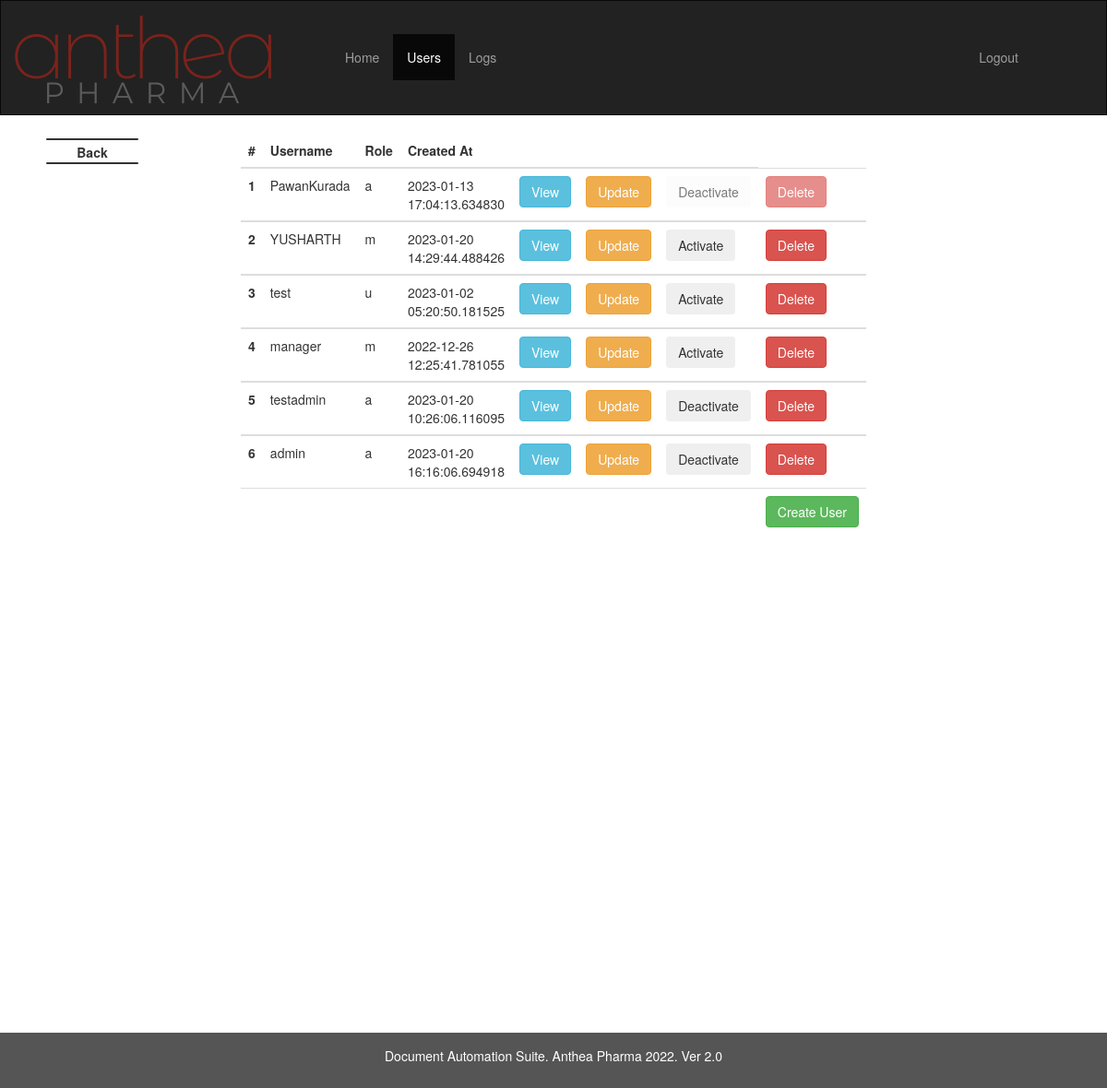
The page /data (signed in) on the database its author committed.
### imp_calc/models.py (models this page shows, shortened)
class User(db.Model, UserMixin):
    id = db.Column(db.Integer(),primary_key = True)
    is_activate = db.Column(db.Boolean, default=True)
    is_password_changed = db.Column(db.Boolean, default=False)
    username = db.Column(db.String(length=12),nullable = False, unique = True)
    role = db.Column(db.String(length=1),nullable=False)
    password_hash = db.Column(db.String(length=60),nullable = False)
    created_at = db.Column(db.DateTime, nullable = False, default= datetime.utcnow)
    logs = relationship("Logs", backref="UserLogs")
    @property
    def is_active(self):
        return self.is_activate
    @property
    def password(self):
        return self.password

### imp_calc/routes.py (the view)
@app.route('/data')
def RetrieveDataList():
    if current_user.role =='a' or current_user.role =='m':
        if current_user.role == 'a':
            users = User.query.all()
        elif current_user.role == 'm':
            users = User.query.filter(User.role.in_(['u', 'm']))
    else:
        flash(f"Please login as admin or manager to see UserManagement Section", category='danger')
        return redirect(url_for('index'))
    return render_template('datalist.html', users = users)

### imp_calc/models.py (called while the page is built)
@login_manager.user_loader
def load_user(user_id):
    return User.query.get(int(user_id))

### imp_calc/templates/datalist.html (shortened to what this page needs)
{% extends 'admin.html' %}
{% block main %}
<table class="table">
  <thead>
    <tr>
      <th scope="col">#</th>
      <th scope="col">Username</th>
      <th scope="col">Role</th>
      <th scope="col">Created At</th>
      <th scope="col"></th>
      <th scope="col"></th>
      <th scope="col"></th>
    </tr>
  </thead>
  {% for user in users %}
  <tbody>
    <tr>
      <th scope="row">{{user.id}}</th>
      <td>{{user.username}}</td>
      <td>{{user.role}}</td>
      <td>{{user.created_at}}</td>
      <td><a href="data/{{user.id}}" class="btn btn-info" tabindex="1" role="button">View</b></a></td>
      <td><a href="data/{{user.id}}/update" class="btn btn-warning" tabindex="1" role="button">Update</a></td>
      <td>
      <form action="{{url_for('deactivate', user_id=user.id)}}" method="post">
      {% if user.id == current_user.id %}
      <button type="button" class="btn btn-outline-secondary" data-toggle="modal" data-target="#statusModal{{user.username}}"disabled>
      {% else %}
      <button type="button" class="btn btn-outline-secondary" data-toggle="modal" data-target="#statusModal{{user.username}}">
      {% endif %}
      {% if user.is_activate %}Deactivate{% else %}Activate{% endif %}
      </button>
      </form>
      </td>
      <td>
      {% if user.id != current_user.id %}
        <button type="button" class="btn btn-danger" data-toggle="modal" data-target="#exampleModalCenter{{user.username}}">Delete</button>
      {% else %}
        <button type="button" class="btn btn-danger" data-toggle="modal" data-target="#exampleModalCenter{{user.username}}" disabled>Delete</button>
      {% endif %}
      </td>
    </tr>
{% endfor %}
    <tr>
      <td></td>
      <td></td>
      <td></td>
      <td></td>
      <td></td>
      <td></td>
      <td></td>
      <td><a href="{{url_for('register_page')}}" class="btn btn-success" role="button">Create User</a>
</td>
    </tr>
  </tbody>
</table>
<br>
<br>
<br>
<br>
<br>
<br>
<br>
<br>
<br>
<br>
<br>
<br>
<br>
<br>
<br>
<br>
<br>
<br>
<br>
<br>
<br>
<br>
<br>
<br>
<br>
<br>
{% endblock %}

### imp_calc/templates/admin.html (shortened to what this page needs)
{% extends 'base.html' %}
{% block nav %}
<div class="container-fluid">
  <div class="navbar-header">
    <a class="navbar-brand" href="/"><img src="{{ url_for('static', filename='img/logo.png') }}"></a>
  </div>
  <div class="collapse navbar-collapse" id="myNavbar">
    <ul class="nav navbar-nav">
      <li class="nav-item"><a href="/">Home</a></li>
      {% if current_user.role !='u' %}
      <li class="nav-item"><a href="{{ url_for('RetrieveDataList') }}">Users</a></li>
      {% endif %}
      <li class="nav-item"><a href="{{ url_for('RetrieveLogsList') }}">Logs</a></li>
   </ul>
    <ul class="nav navbar-nav navbar-right">
      {% if current_user.is_authenticated %}
      <li class="nav-item"><a href="{{ url_for('logout_page') }}">Logout</a></li>
      {% else %}
      <li class="nav-item"><a href="/">Login</a></li>
      {% endif %}
    </ul>
  </div>
</div>
<div class="backBtn">
      <span class="line tLine"></span>
      <span onclick="window.history.go(-1)" class="label" style="
  position: absolute;
  left: 0px;
  top: 5px;
  width: 100%;
  text-align: center;
  transition: all 0.4s ease;
  font-size: 1em;
  color: #333;
">Back</span>
      <span class="line bLine"></span>
  </div>
{% endblock %}

### imp_calc/templates/base.html (shortened to what this page needs)
<!DOCTYPE html>
<html lang="en">
<head>
  <link rel="stylesheet" href="https://maxcdn.bootstrapcdn.com/bootstrap/3.4.1/css/bootstrap.min.css">
  <link rel="stylesheet" href="{{ url_for('static', filename='css/admin.css') }}">
  <link rel="stylesheet" href="{{ url_for('static', filename='css/back.css') }}">
  <link rel="stylesheet" href="https://code.jquery.com/ui/1.13.1/themes/base/jquery-ui.css">
</head>
<body>
  <nav class="navbar navbar-inverse">
      {% block nav %}{% endblock %}
  </nav>
  <main>
    {% block main %}{% endblock %}
  </main>
  <footer class="container-fluid text-center fixed-bottom">
    <p>Document Automation Suite. Anthea Pharma 2022. Ver 2.0 </p>
  </footer>
</body>

### imp_calc/static/css/admin.css (style rules this page uses)
.table { position: relative; }

### imp_calc/static/css/back.css (style rules this page uses)
div.backBtn { width: 100px; left: 50px; top: 150px; background-color: #f4f4f4; transition: all 0.4s ease; position: fixed; cursor: pointer; }
span.line { bottom: auto; right: auto; top: auto; left: auto; background-color: #333; border-radius: 10px; width: 100%; left: 0px; height: 2px; display: block; position: absolute; transition: width 0.2s ease 0.1s, left 0.2s ease, transform 0.2s ease 0.3s, background-color 0.2s ease; }
span.tLine { top: 0px; }
span.bLine { top: 26px; }

### imp_calc/templates/base.html (style rules this page uses)
.navbar { margin-bottom: 0; border-radius: 0; }
.table { display: table; margin: auto; width: 50%; margin-top: 20px; margin-bottom: 20px; }
footer { background-color: #555; color: white; padding: 15px; }
.navbar { min-height: 125px; }
.navbar-nav { margin: 35.5px 50px; }

### rows shown on the page
User: id "1", username "PawanKurada", role "a", created_at "2023-01-13 17:04:13.634830", is_activate "Deactivate"
User: id "2", username "YUSHARTH", role "m", created_at "2023-01-20 14:29:44.488426", is_activate "Activate"
User: id "3", username "test", role "u", created_at "2023-01-02 05:20:50.181525", is_activate "Activate"
User: id "4", username "manager", role "m", created_at "2022-12-26 12:25:41.781055", is_activate "Activate"
User: id "5", username "testadmin", role "a", created_at "2023-01-20 10:26:06.116095", is_activate "Deactivate"
User: id "6", username "admin", role "a", created_at "2023-01-20 16:16:06.694918", is_activate "Deactivate"
